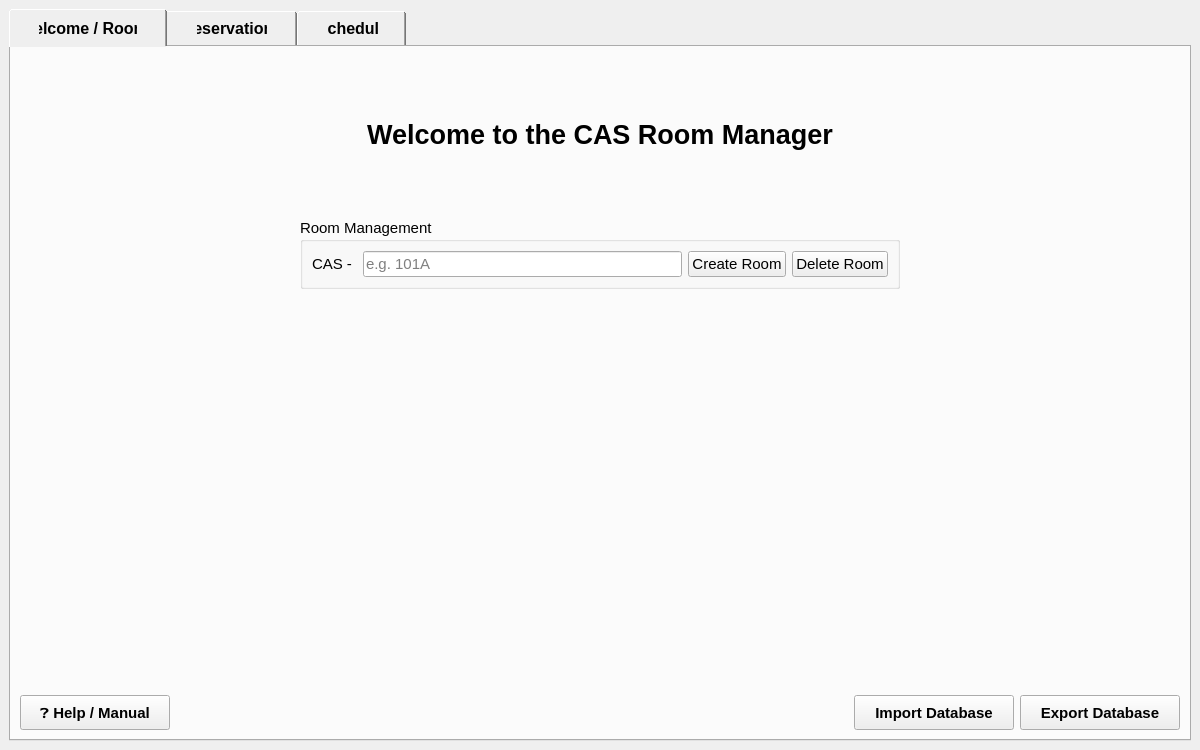
<?xml version="1.0" encoding="UTF-8"?>
<ui version="4.0">
 <class>HomeWindow</class>
 <widget class="QMainWindow" name="HomeWindow">
  <property name="geometry">
   <rect>
    <x>0</x>
    <y>0</y>
    <width>1200</width>
    <height>750</height>
   </rect>
  </property>
  <property name="windowTitle">
   <string>CAS Room &amp; Reservation Manager</string>
  </property>
  <widget class="QWidget" name="centralwidget">
   <layout class="QVBoxLayout" name="verticalLayout">
    <item>
     <widget class="QTabWidget" name="tabWidget">
      <property name="styleSheet">
       <string notr="true">
QTabBar::tab {
    font-size: 12pt;
    font-weight: bold;
    padding: 12px 30px;
}
       </string>
      </property>
      <property name="currentIndex">
       <number>0</number>
      </property>
      <widget class="QWidget" name="welcomeTab">
       <attribute name="title">
        <string>Welcome / Rooms</string>
       </attribute>
       <layout class="QVBoxLayout" name="verticalLayout_2">
        <item>
         <spacer name="topSpacer_1">
          <property name="orientation">
           <enum>Qt::Orientation::Vertical</enum>
          </property>
          <property name="sizeHint" stdset="0">
           <size>
            <width>20</width>
            <height>20</height>
           </size>
          </property>
         </spacer>
        </item>
        <item>
         <widget class="QLabel" name="welcomeLabel">
          <property name="font">
           <font>
            <pointsize>20</pointsize>
            <bold>true</bold>
           </font>
          </property>
          <property name="text">
           <string>Welcome to the CAS Room Manager</string>
          </property>
          <property name="alignment">
           <set>Qt::AlignmentFlag::AlignCenter</set>
          </property>
         </widget>
        </item>
        <item>
         <spacer name="midSpacer_1">
          <property name="orientation">
           <enum>Qt::Orientation::Vertical</enum>
          </property>
          <property name="sizeHint" stdset="0">
           <size>
            <width>20</width>
            <height>30</height>
           </size>
          </property>
         </spacer>
        </item>
        <item>
         <layout class="QHBoxLayout" name="centerRoomLayout">
          <item>
           <spacer name="horizontalSpacer_1">
            <property name="orientation">
             <enum>Qt::Orientation::Horizontal</enum>
            </property>
            <property name="sizeHint" stdset="0">
             <size>
              <width>0</width>
              <height>0</height>
             </size>
            </property>
           </spacer>
          </item>
          <item>
           <widget class="QGroupBox" name="roomGroupBox">
            <property name="minimumSize">
             <size>
              <width>600</width>
              <height>0</height>
             </size>
            </property>
            <property name="font">
             <font>
              <pointsize>11</pointsize>
             </font>
            </property>
            <property name="title">
             <string>Room Management</string>
            </property>
            <layout class="QHBoxLayout" name="horizontalLayout">
             <item>
              <widget class="QLabel" name="labelRoomPrefix">
               <property name="text">
                <string>CAS - </string>
               </property>
              </widget>
             </item>
             <item>
              <widget class="QLineEdit" name="roomInput">
               <property name="placeholderText">
                <string>e.g. 101A</string>
               </property>
              </widget>
             </item>
             <item>
              <widget class="QPushButton" name="btnCreateRoom">
               <property name="text">
                <string>Create Room</string>
               </property>
              </widget>
             </item>
             <item>
              <widget class="QPushButton" name="btnDeleteRoom">
               <property name="text">
                <string>Delete Room</string>
               </property>
              </widget>
             </item>
            </layout>
           </widget>
          </item>
          <item>
           <spacer name="horizontalSpacer_2">
            <property name="orientation">
             <enum>Qt::Orientation::Horizontal</enum>
            </property>
            <property name="sizeHint" stdset="0">
             <size>
              <width>0</width>
              <height>0</height>
             </size>
            </property>
           </spacer>
          </item>
         </layout>
        </item>
        <item>
         <spacer name="bottomSpacer_1">
          <property name="orientation">
           <enum>Qt::Orientation::Vertical</enum>
          </property>
          <property name="sizeHint" stdset="0">
           <size>
            <width>20</width>
            <height>400</height>
           </size>
          </property>
         </spacer>
        </item>
        <item>
         <layout class="QHBoxLayout" name="bottomButtonsLayout">
          <item>
           <widget class="QPushButton" name="btnHelpManual">
            <property name="minimumSize">
             <size>
              <width>150</width>
              <height>35</height>
             </size>
            </property>
            <property name="font">
             <font>
              <pointsize>11</pointsize>
              <bold>true</bold>
             </font>
            </property>
            <property name="text">
             <string>❓ Help / Manual</string>
            </property>
           </widget>
          </item>
          <item>
           <spacer name="bottomHorizontalSpacer">
            <property name="orientation">
             <enum>Qt::Orientation::Horizontal</enum>
            </property>
            <property name="sizeHint" stdset="0">
             <size>
              <width>40</width>
              <height>20</height>
             </size>
            </property>
           </spacer>
          </item>
          <item>
           <widget class="QPushButton" name="btnImportDatabase">
            <property name="minimumSize">
             <size>
              <width>160</width>
              <height>35</height>
             </size>
            </property>
            <property name="font">
             <font>
              <pointsize>11</pointsize>
              <bold>true</bold>
             </font>
            </property>
            <property name="text">
             <string>Import Database</string>
            </property>
           </widget>
          </item>
          <item>
           <widget class="QPushButton" name="btnExportDatabase">
            <property name="minimumSize">
             <size>
              <width>160</width>
              <height>35</height>
             </size>
            </property>
            <property name="font">
             <font>
              <pointsize>11</pointsize>
              <bold>true</bold>
             </font>
            </property>
            <property name="text">
             <string>Export Database</string>
            </property>
           </widget>
          </item>
         </layout>
        </item>
       </layout>
      </widget>
      <widget class="QWidget" name="reservationTab">
       <attribute name="title">
        <string>Reservations</string>
       </attribute>
       <layout class="QVBoxLayout" name="verticalLayout_3">
        <item>
         <spacer name="topSpacer_2">
          <property name="orientation">
           <enum>Qt::Orientation::Vertical</enum>
          </property>
          <property name="sizeHint" stdset="0">
           <size>
            <width>20</width>
            <height>20</height>
           </size>
          </property>
         </spacer>
        </item>
        <item>
         <layout class="QHBoxLayout" name="sideBySideLayout">
          <item>
           <spacer name="horizontalSpacer_3">
            <property name="orientation">
             <enum>Qt::Orientation::Horizontal</enum>
            </property>
            <property name="sizeHint" stdset="0">
             <size>
              <width>0</width>
              <height>0</height>
             </size>
            </property>
           </spacer>
          </item>
          <item>
           <widget class="QGroupBox" name="createResGroupBox">
            <property name="minimumSize">
             <size>
              <width>450</width>
              <height>0</height>
             </size>
            </property>
            <property name="font">
             <font>
              <pointsize>11</pointsize>
             </font>
            </property>
            <property name="title">
             <string>Create New Reservation</string>
            </property>
            <layout class="QFormLayout" name="formLayout">
             <property name="verticalSpacing">
              <number>15</number>
             </property>
             <item row="0" column="0">
              <widget class="QLabel" name="label_room">
               <property name="text">
                <string>Select Room:</string>
               </property>
              </widget>
             </item>
             <item row="0" column="1">
              <widget class="QComboBox" name="roomComboBox">
               <property name="minimumSize">
                <size>
                 <width>0</width>
                 <height>30</height>
                </size>
               </property>
              </widget>
             </item>
             <item row="1" column="0">
              <widget class="QLabel" name="label_name">
               <property name="text">
                <string>Reservation Name:</string>
               </property>
              </widget>
             </item>
             <item row="1" column="1">
              <widget class="QLineEdit" name="resNameInput">
               <property name="minimumSize">
                <size>
                 <width>0</width>
                 <height>30</height>
                </size>
               </property>
              </widget>
             </item>
             <item row="2" column="0">
              <widget class="QLabel" name="label_startDate">
               <property name="text">
                <string>Start Date:</string>
               </property>
              </widget>
             </item>
             <item row="2" column="1">
              <widget class="QDateEdit" name="startDateEdit">
               <property name="minimumSize">
                <size>
                 <width>0</width>
                 <height>30</height>
                </size>
               </property>
               <property name="calendarPopup">
                <bool>true</bool>
               </property>
              </widget>
             </item>
             <item row="3" column="0">
              <widget class="QLabel" name="label_startTime">
               <property name="text">
                <string>Start Time:</string>
               </property>
              </widget>
             </item>
             <item row="3" column="1">
              <widget class="QTimeEdit" name="startTimeEdit">
               <property name="minimumSize">
                <size>
                 <width>0</width>
                 <height>30</height>
                </size>
               </property>
               <property name="displayFormat">
                <string>hh:mm AP</string>
               </property>
              </widget>
             </item>
             <item row="4" column="0">
              <widget class="QLabel" name="label_endDate">
               <property name="text">
                <string>End Date:</string>
               </property>
              </widget>
             </item>
             <item row="4" column="1">
              <widget class="QDateEdit" name="endDateEdit">
               <property name="minimumSize">
                <size>
                 <width>0</width>
                 <height>30</height>
                </size>
               </property>
               <property name="calendarPopup">
                <bool>true</bool>
               </property>
              </widget>
             </item>
             <item row="5" column="0">
              <widget class="QLabel" name="label_endTime">
               <property name="text">
                <string>End Time:</string>
               </property>
              </widget>
             </item>
             <item row="5" column="1">
              <widget class="QTimeEdit" name="endTimeEdit">
               <property name="minimumSize">
                <size>
                 <width>0</width>
                 <height>30</height>
                </size>
               </property>
               <property name="displayFormat">
                <string>hh:mm AP</string>
               </property>
              </widget>
             </item>
             <item row="6" column="0">
              <widget class="QLabel" name="label_frequency">
               <property name="text">
                <string>Frequency:</string>
               </property>
              </widget>
             </item>
             <item row="6" column="1">
              <widget class="QComboBox" name="frequencyComboBox">
               <property name="minimumSize">
                <size>
                 <width>0</width>
                 <height>30</height>
                </size>
               </property>
               <item>
                <property name="text">
                 <string>Does not repeat</string>
                </property>
               </item>
               <item>
                <property name="text">
                 <string>Everyday</string>
                </property>
               </item>
               <item>
                <property name="text">
                 <string>Every Week</string>
                </property>
               </item>
               <item>
                <property name="text">
                 <string>Every Month</string>
                </property>
               </item>
               <item>
                <property name="text">
                 <string>Every Year</string>
                </property>
               </item>
              </widget>
             </item>
             <item row="7" column="0" colspan="2">
              <widget class="QGroupBox" name="weekdayGroupBox">
               <property name="title">
                <string>Repeat on Days:</string>
               </property>
               <layout class="QHBoxLayout" name="weekdayLayout">
                <item>
                 <widget class="QCheckBox" name="chkMon">
                  <property name="text">
                   <string>Mon</string>
                  </property>
                 </widget>
                </item>
                <item>
                 <widget class="QCheckBox" name="chkTue">
                  <property name="text">
                   <string>Tue</string>
                  </property>
                 </widget>
                </item>
                <item>
                 <widget class="QCheckBox" name="chkWed">
                  <property name="text">
                   <string>Wed</string>
                  </property>
                 </widget>
                </item>
                <item>
                 <widget class="QCheckBox" name="chkThu">
                  <property name="text">
                   <string>Thu</string>
                  </property>
                 </widget>
                </item>
                <item>
                 <widget class="QCheckBox" name="chkFri">
                  <property name="text">
                   <string>Fri</string>
                  </property>
                 </widget>
                </item>
                <item>
                 <widget class="QCheckBox" name="chkSat">
                  <property name="text">
                   <string>Sat</string>
                  </property>
                 </widget>
                </item>
                <item>
                 <widget class="QCheckBox" name="chkSun">
                  <property name="text">
                   <string>Sun</string>
                  </property>
                 </widget>
                </item>
               </layout>
              </widget>
             </item>
             <item row="8" column="1">
              <widget class="QCheckBox" name="overwriteCheckBox">
               <property name="text">
                <string>Can be overwritten by other reservations</string>
               </property>
              </widget>
             </item>
             <item row="9" column="1">
              <widget class="QPushButton" name="btnCreateReservation">
               <property name="minimumSize">
                <size>
                 <width>0</width>
                 <height>35</height>
                </size>
               </property>
               <property name="text">
                <string>Create Reservation</string>
               </property>
              </widget>
             </item>
            </layout>
           </widget>
          </item>
          <item>
           <spacer name="middleSpacer">
            <property name="orientation">
             <enum>Qt::Orientation::Horizontal</enum>
            </property>
            <property name="sizeHint" stdset="0">
             <size>
              <width>40</width>
              <height>20</height>
             </size>
            </property>
           </spacer>
          </item>
          <item>
           <widget class="QGroupBox" name="manageResGroupBox">
            <property name="minimumSize">
             <size>
              <width>650</width>
              <height>0</height>
             </size>
            </property>
            <property name="font">
             <font>
              <pointsize>11</pointsize>
             </font>
            </property>
            <property name="title">
             <string>Manage Existing Reservations</string>
            </property>
            <layout class="QVBoxLayout" name="verticalLayout_5">
             <property name="spacing">
              <number>15</number>
             </property>
             <item>
              <layout class="QHBoxLayout" name="filterLayout">
               <item>
                <widget class="QLabel" name="labelFilterRoom">
                 <property name="text">
                  <string>Filter by Room:</string>
                 </property>
                </widget>
               </item>
               <item>
                <widget class="QComboBox" name="filterRoomComboBox"/>
               </item>
               <item>
                <widget class="QCheckBox" name="filterDateCheckBox">
                 <property name="text">
                  <string>Filter by Date:</string>
                 </property>
                </widget>
               </item>
               <item>
                <widget class="QDateEdit" name="filterDateEdit">
                 <property name="enabled">
                  <bool>false</bool>
                 </property>
                 <property name="calendarPopup">
                  <bool>true</bool>
                 </property>
                </widget>
               </item>
              </layout>
             </item>
             <item>
              <widget class="QTableWidget" name="reservationTable">
               <property name="editTriggers">
                <set>QAbstractItemView::EditTrigger::NoEditTriggers</set>
               </property>
               <property name="selectionMode">
                <enum>QAbstractItemView::SelectionMode::SingleSelection</enum>
               </property>
               <property name="selectionBehavior">
                <enum>QAbstractItemView::SelectionBehavior::SelectRows</enum>
               </property>
               <column>
                <property name="text">
                 <string>ID</string>
                </property>
               </column>
               <column>
                <property name="text">
                 <string>Name</string>
                </property>
               </column>
               <column>
                <property name="text">
                 <string>Room</string>
                </property>
               </column>
               <column>
                <property name="text">
                 <string>Start Date</string>
                </property>
               </column>
               <column>
                <property name="text">
                 <string>Start Time</string>
                </property>
               </column>
               <column>
                <property name="text">
                 <string>End Time</string>
                </property>
               </column>
               <column>
                <property name="text">
                 <string>End Date</string>
                </property>
               </column>
               <column>
                <property name="text">
                 <string>Frequency</string>
                </property>
               </column>
               <column>
                <property name="text">
                 <string>Days</string>
                </property>
               </column>
               <column>
                <property name="text">
                 <string>Overwriteable</string>
                </property>
               </column>
              </widget>
             </item>
             <item>
              <layout class="QHBoxLayout" name="horizontalLayout_3">
               <item>
                <widget class="QPushButton" name="btnEditReservation">
                 <property name="minimumSize">
                  <size>
                   <width>0</width>
                   <height>35</height>
                  </size>
                 </property>
                 <property name="text">
                  <string>Edit Selected</string>
                 </property>
                </widget>
               </item>
               <item>
                <widget class="QPushButton" name="btnDeleteReservation">
                 <property name="minimumSize">
                  <size>
                   <width>0</width>
                   <height>35</height>
                  </size>
                 </property>
                 <property name="text">
                  <string>Delete Selected</string>
                 </property>
                </widget>
               </item>
              </layout>
             </item>
            </layout>
           </widget>
          </item>
          <item>
           <spacer name="horizontalSpacer_4">
            <property name="orientation">
             <enum>Qt::Orientation::Horizontal</enum>
            </property>
            <property name="sizeHint" stdset="0">
             <size>
              <width>0</width>
              <height>0</height>
             </size>
            </property>
           </spacer>
          </item>
         </layout>
        </item>
        <item>
         <spacer name="bottomSpacer_2">
          <property name="orientation">
           <enum>Qt::Orientation::Vertical</enum>
          </property>
          <property name="sizeHint" stdset="0">
           <size>
            <width>20</width>
            <height>30</height>
           </size>
          </property>
         </spacer>
        </item>
       </layout>
      </widget>
      <widget class="QWidget" name="scheduleTab">
       <attribute name="title">
        <string>Schedule</string>
       </attribute>
       <layout class="QVBoxLayout" name="verticalLayout_4">
        <item>
         <layout class="QHBoxLayout" name="scheduleHeaderLayout">
          <item>
           <widget class="QLabel" name="lblSchedRoom">
            <property name="font">
             <font>
              <pointsize>12</pointsize>
              <bold>true</bold>
             </font>
            </property>
            <property name="text">
             <string>Room View:</string>
            </property>
           </widget>
          </item>
          <item>
           <widget class="QComboBox" name="scheduleRoomComboBox">
            <property name="minimumSize">
             <size>
              <width>150</width>
              <height>35</height>
             </size>
            </property>
            <property name="font">
             <font>
              <pointsize>11</pointsize>
             </font>
            </property>
           </widget>
          </item>
          <item>
           <spacer name="headerSpacer1">
            <property name="orientation">
             <enum>Qt::Orientation::Horizontal</enum>
            </property>
            <property name="sizeHint" stdset="0">
             <size>
              <width>0</width>
              <height>0</height>
             </size>
            </property>
           </spacer>
          </item>
          <item>
           <widget class="QLabel" name="lblScheduleDate">
            <property name="font">
             <font>
              <pointsize>12</pointsize>
              <bold>true</bold>
             </font>
            </property>
            <property name="text">
             <string>Week Of:</string>
            </property>
           </widget>
          </item>
          <item>
           <widget class="QPushButton" name="btnPrevWeek">
            <property name="minimumSize">
             <size>
              <width>35</width>
              <height>35</height>
             </size>
            </property>
            <property name="text">
             <string>◀</string>
            </property>
           </widget>
          </item>
          <item>
           <widget class="QDateEdit" name="scheduleDateEdit">
            <property name="minimumSize">
             <size>
              <width>130</width>
              <height>35</height>
             </size>
            </property>
            <property name="font">
             <font>
              <pointsize>11</pointsize>
             </font>
            </property>
            <property name="calendarPopup">
             <bool>true</bool>
            </property>
           </widget>
          </item>
          <item>
           <widget class="QPushButton" name="btnNextWeek">
            <property name="minimumSize">
             <size>
              <width>35</width>
              <height>35</height>
             </size>
            </property>
            <property name="text">
             <string>▶</string>
            </property>
           </widget>
          </item>
          <item>
           <spacer name="headerSpacer2">
            <property name="orientation">
             <enum>Qt::Orientation::Horizontal</enum>
            </property>
            <property name="sizeHint" stdset="0">
             <size>
              <width>0</width>
              <height>0</height>
             </size>
            </property>
           </spacer>
          </item>
          <item>
           <widget class="QPushButton" name="btnPrintSchedule">
            <property name="minimumSize">
             <size>
              <width>180</width>
              <height>35</height>
             </size>
            </property>
            <property name="font">
             <font>
              <pointsize>11</pointsize>
              <bold>true</bold>
             </font>
            </property>
            <property name="text">
             <string>🖨️ Print Schedule</string>
            </property>
           </widget>
          </item>
         </layout>
        </item>
        <item>
         <widget class="QGraphicsView" name="scheduleView">
          <property name="alignment">
           <set>Qt::AlignmentFlag::AlignLeading|Qt::AlignmentFlag::AlignLeft|Qt::AlignmentFlag::AlignTop</set>
          </property>
         </widget>
        </item>
       </layout>
      </widget>
     </widget>
    </item>
   </layout>
  </widget>
 </widget>
 <resources/>
 <connections/>
</ui>
